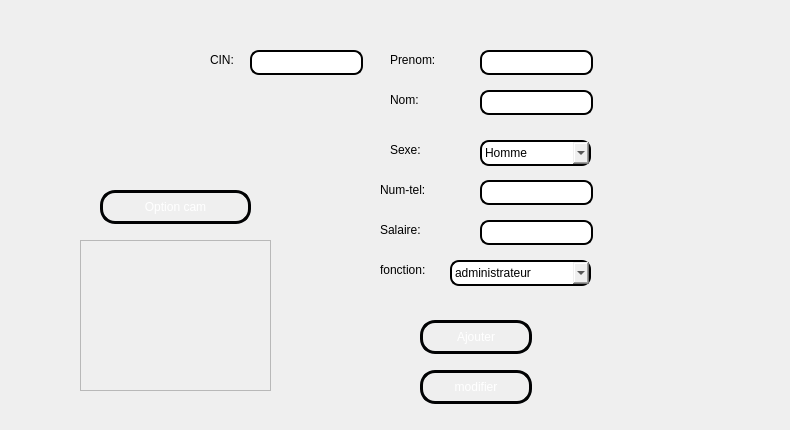
      <widget class="QWidget" name="tab_3">
       <attribute name="title">
        <string>Ajouter un employé</string>
       </attribute>
       <widget class="QLineEdit" name="l_CIN">
        <property name="geometry">
         <rect>
          <x>250</x>
          <y>50</y>
          <width>113</width>
          <height>25</height>
         </rect>
        </property>
        <property name="styleSheet">
         <string notr="true">QLineEdit
{
border-radius:9px;
border: 2px solid #000000;
background: qradialgradient(cx: 0.3, cy: -0.4,
fx: 0.0, fy: -0.0,
radius: 1.89, stop: 0 #ffffff, stop: 1 #999);
}</string>
        </property>
        <property name="text">
         <string/>
        </property>
       </widget>
       <widget class="QPushButton" name="ajouter">
        <property name="geometry">
         <rect>
          <x>420</x>
          <y>320</y>
          <width>112</width>
          <height>34</height>
         </rect>
        </property>
        <property name="styleSheet">
         <string notr="true">QPushButton {
color: #ffffff;
border: 3px solid #010203;
font: 8pt &quot;MS Reference Sans Serif&quot;;
border-radius: 15px;
padding: 5px;
background: qradialgradient(cx: 0.3, cy: -0.4,
fx: 0.3, fy: -0.4,
radius: 3, stop: 0 #010203, stop: 1 #c4c9c7);
min-width: 80px;
}

QPushButton:hover {
background: qradialgradient(cx: 0.3, cy: -0.4,
fx: 0.3, fy: -0.4,
radius: 3, stop: 0 #010203, stop: 1 #010203);
}

 QPushButton:pressed {
background: qradialgradient(cx: 0.4, cy: -0.1,
fx: 0.4, fy: -0.1,
radius: 3, stop: 0 #c4c9c7, stop: 1 #c4c9c7);
}</string>
        </property>
        <property name="text">
         <string>Ajouter</string>
        </property>
       </widget>
       <widget class="QLineEdit" name="l_prenom">
        <property name="geometry">
         <rect>
          <x>480</x>
          <y>50</y>
          <width>113</width>
          <height>25</height>
         </rect>
        </property>
        <property name="styleSheet">
         <string notr="true">QLineEdit
{
border-radius:9px;
border: 2px solid #000000;
background: qradialgradient(cx: 0.3, cy: -0.4,
fx: 0.0, fy: -0.0,
radius: 1.89, stop: 0 #ffffff, stop: 1 #999);
}</string>
        </property>
        <property name="text">
         <string/>
        </property>
       </widget>
       <widget class="QLineEdit" name="l_nom">
        <property name="geometry">
         <rect>
          <x>480</x>
          <y>90</y>
          <width>113</width>
          <height>25</height>
         </rect>
        </property>
        <property name="styleSheet">
         <string notr="true">QLineEdit
{
border-radius:9px;
border: 2px solid #000000;
background: qradialgradient(cx: 0.3, cy: -0.4,
fx: 0.0, fy: -0.0,
radius: 1.89, stop: 0 #ffffff, stop: 1 #999);
}</string>
        </property>
       </widget>
       <widget class="QLineEdit" name="l_salaire">
        <property name="geometry">
         <rect>
          <x>480</x>
          <y>220</y>
          <width>113</width>
          <height>25</height>
         </rect>
        </property>
        <property name="styleSheet">
         <string notr="true">QLineEdit
{
border-radius:9px;
border: 2px solid #000000;
background: qradialgradient(cx: 0.3, cy: -0.4,
fx: 0.0, fy: -0.0,
radius: 1.89, stop: 0 #ffffff, stop: 1 #999);
}</string>
        </property>
       </widget>
       <widget class="QLineEdit" name="l_tel">
        <property name="geometry">
         <rect>
          <x>480</x>
          <y>180</y>
          <width>113</width>
          <height>25</height>
         </rect>
        </property>
        <property name="styleSheet">
         <string notr="true">QLineEdit
{
border-radius:9px;
border: 2px solid #000000;
background: qradialgradient(cx: 0.3, cy: -0.4,
fx: 0.0, fy: -0.0,
radius: 1.89, stop: 0 #ffffff, stop: 1 #999);
}</string>
        </property>
       </widget>
       <widget class="QLabel" name="label">
        <property name="geometry">
         <rect>
          <x>210</x>
          <y>50</y>
          <width>69</width>
          <height>20</height>
         </rect>
        </property>
        <property name="text">
         <string>CIN:</string>
        </property>
       </widget>
       <widget class="QLabel" name="label_3">
        <property name="geometry">
         <rect>
          <x>390</x>
          <y>90</y>
          <width>69</width>
          <height>20</height>
         </rect>
        </property>
        <property name="text">
         <string>Nom:</string>
        </property>
       </widget>
       <widget class="QLabel" name="label_4">
        <property name="geometry">
         <rect>
          <x>380</x>
          <y>260</y>
          <width>69</width>
          <height>20</height>
         </rect>
        </property>
        <property name="text">
         <string>fonction:</string>
        </property>
       </widget>
       <widget class="QLabel" name="label_5">
        <property name="geometry">
         <rect>
          <x>380</x>
          <y>220</y>
          <width>69</width>
          <height>20</height>
         </rect>
        </property>
        <property name="text">
         <string>Salaire:</string>
        </property>
       </widget>
       <widget class="QLabel" name="label_6">
        <property name="geometry">
         <rect>
          <x>390</x>
          <y>140</y>
          <width>69</width>
          <height>20</height>
         </rect>
        </property>
        <property name="text">
         <string>Sexe:</string>
        </property>
       </widget>
       <widget class="QLabel" name="label_7">
        <property name="geometry">
         <rect>
          <x>380</x>
          <y>180</y>
          <width>69</width>
          <height>20</height>
         </rect>
        </property>
        <property name="text">
         <string>Num-tel:</string>
        </property>
       </widget>
       <widget class="QLabel" name="label_2">
        <property name="geometry">
         <rect>
          <x>390</x>
          <y>50</y>
          <width>69</width>
          <height>20</height>
         </rect>
        </property>
        <property name="text">
         <string>Prenom:</string>
        </property>
       </widget>
       <widget class="QPushButton" name="button_modifier">
        <property name="geometry">
         <rect>
          <x>420</x>
          <y>370</y>
          <width>112</width>
          <height>34</height>
         </rect>
        </property>
        <property name="styleSheet">
         <string notr="true">QPushButton {
color: #ffffff;
border: 3px solid #010203;
font: 8pt &quot;MS Reference Sans Serif&quot;;
border-radius: 15px;
padding: 5px;
background: qradialgradient(cx: 0.3, cy: -0.4,
fx: 0.3, fy: -0.4,
radius: 3, stop: 0 #010203, stop: 1 #c4c9c7);
min-width: 80px;
}

QPushButton:hover {
background: qradialgradient(cx: 0.3, cy: -0.4,
fx: 0.3, fy: -0.4,
radius: 3, stop: 0 #010203, stop: 1 #010203);
}

 QPushButton:pressed {
background: qradialgradient(cx: 0.4, cy: -0.1,
fx: 0.4, fy: -0.1,
radius: 3, stop: 0 #c4c9c7, stop: 1 #c4c9c7);
}</string>
        </property>
        <property name="text">
         <string>modifier</string>
        </property>
       </widget>
       <widget class="QComboBox" name="l_sexe">
        <property name="geometry">
         <rect>
          <x>480</x>
          <y>140</y>
          <width>111</width>
          <height>26</height>
         </rect>
        </property>
        <property name="styleSheet">
         <string notr="true">QComboBox
{
border-radius:9px;
border: 2px solid #000000;
background: qradialgradient(cx: 0.3, cy: -0.4,
fx: 0.0, fy: -0.0,
radius: 1.89, stop: 0 #ffffff, stop: 1 #999);
}</string>
        </property>
        <item>
         <property name="text">
          <string>Homme</string>
         </property>
        </item>
        <item>
         <property name="text">
          <string>Femme</string>
         </property>
        </item>
       </widget>
       <widget class="QComboBox" name="comboBox">
        <property name="geometry">
         <rect>
          <x>450</x>
          <y>260</y>
          <width>141</width>
          <height>26</height>
         </rect>
        </property>
        <property name="styleSheet">
         <string notr="true">QComboBox
{
border-radius:9px;
border: 2px solid #000000;
background: qradialgradient(cx: 0.3, cy: -0.4,
fx: 0.0, fy: -0.0,
radius: 1.89, stop: 0 #ffffff, stop: 1 #999);
}</string>
        </property>
        <item>
         <property name="text">
          <string>administrateur</string>
         </property>
        </item>
        <item>
         <property name="text">
          <string>serveur</string>
         </property>
        </item>
        <item>
         <property name="text">
          <string>agent parking</string>
         </property>
        </item>
        <item>
         <property name="text">
          <string>agent reservation</string>
         </property>
        </item>
        <item>
         <property name="text">
          <string/>
         </property>
        </item>
        <item>
         <property name="text">
          <string/>
         </property>
        </item>
       </widget>
       <widget class="QLabel" name="background_8">
        <property name="geometry">
         <rect>
          <x>0</x>
          <y>0</y>
          <width>781</width>
          <height>421</height>
         </rect>
        </property>
        <property name="styleSheet">
         <string notr="true"/>
        </property>
        <property name="text">
         <string/>
        </property>
        <property name="pixmap">
         <pixmap>../ground.jpg</pixmap>
        </property>
       </widget>
       <widget class="QPushButton" name="pushButton_9">
        <property name="geometry">
         <rect>
          <x>100</x>
          <y>190</y>
          <width>151</width>
          <height>34</height>
         </rect>
        </property>
        <property name="styleSheet">
         <string notr="true">QPushButton {
color: #ffffff;
border: 3px solid #010203;
font: 8pt &quot;MS Reference Sans Serif&quot;;
border-radius: 15px;
padding: 5px;
background: qradialgradient(cx: 0.3, cy: -0.4,
fx: 0.3, fy: -0.4,
radius: 3, stop: 0 #010203, stop: 1 #c4c9c7);
min-width: 80px;
}

QPushButton:hover {
background: qradialgradient(cx: 0.3, cy: -0.4,
fx: 0.3, fy: -0.4,
radius: 3, stop: 0 #010203, stop: 1 #010203);
}

 QPushButton:pressed {
background: qradialgradient(cx: 0.4, cy: -0.1,
fx: 0.4, fy: -0.1,
radius: 3, stop: 0 #c4c9c7, stop: 1 #c4c9c7);
}</string>
        </property>
        <property name="text">
         <string>Option cam</string>
        </property>
       </widget>
       <widget class="QScrollArea" name="scrollArea">
        <property name="geometry">
         <rect>
          <x>80</x>
          <y>240</y>
          <width>191</width>
          <height>151</height>
         </rect>
        </property>
        <property name="styleSheet">
         <string notr="true">QscrollArea
{
border-radius:9px;
border: 2px solid #000000;
background: qradialgradient(cx: 0.3, cy: -0.4,
fx: 0.0, fy: -0.0,
radius: 1.89, stop: 0 #ffffff, stop: 1 #999);
}</string>
        </property>
        <property name="widgetResizable">
         <bool>true</bool>
        </property>
        <widget class="QWidget" name="scrollAreaWidgetContents">
         <property name="geometry">
          <rect>
           <x>0</x>
           <y>0</y>
           <width>189</width>
           <height>149</height>
          </rect>
         </property>
        </widget>
       </widget>
       <zorder>background_8</zorder>
       <zorder>l_CIN</zorder>
       <zorder>ajouter</zorder>
       <zorder>l_prenom</zorder>
       <zorder>l_nom</zorder>
       <zorder>l_salaire</zorder>
       <zorder>l_tel</zorder>
       <zorder>label</zorder>
       <zorder>label_3</zorder>
       <zorder>label_4</zorder>
       <zorder>label_5</zorder>
       <zorder>label_6</zorder>
       <zorder>label_7</zorder>
       <zorder>label_2</zorder>
       <zorder>button_modifier</zorder>
       <zorder>l_sexe</zorder>
       <zorder>comboBox</zorder>
       <zorder>pushButton_9</zorder>
       <zorder>scrollArea</zorder>
      </widget>
